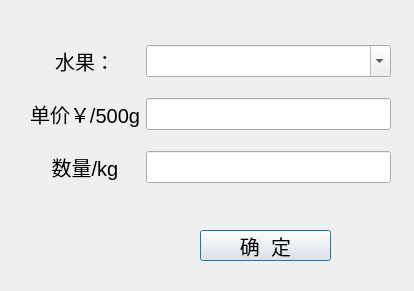
<?xml version="1.0" encoding="UTF-8"?>
<ui version="4.0">
 <class>DialogSaleItem</class>
 <widget class="QDialog" name="DialogSaleItem">
  <property name="geometry">
   <rect>
    <x>0</x>
    <y>0</y>
    <width>414</width>
    <height>291</height>
   </rect>
  </property>
  <property name="windowTitle">
   <string>Dialog</string>
  </property>
  <widget class="QWidget" name="gridLayoutWidget">
   <property name="geometry">
    <rect>
     <x>30</x>
     <y>30</y>
     <width>361</width>
     <height>171</height>
    </rect>
   </property>
   <layout class="QGridLayout" name="gridLayout_2">
    <item row="0" column="0">
     <widget class="QLabel" name="lb_name">
      <property name="font">
       <font>
        <pointsize>15</pointsize>
       </font>
      </property>
      <property name="text">
       <string>水果：</string>
      </property>
      <property name="alignment">
       <set>Qt::AlignCenter</set>
      </property>
     </widget>
    </item>
    <item row="1" column="0">
     <widget class="QLabel" name="lb_price">
      <property name="font">
       <font>
        <pointsize>15</pointsize>
       </font>
      </property>
      <property name="text">
       <string>单价￥/500g</string>
      </property>
      <property name="alignment">
       <set>Qt::AlignCenter</set>
      </property>
     </widget>
    </item>
    <item row="1" column="1">
     <widget class="QLineEdit" name="le_price">
      <property name="font">
       <font>
        <pointsize>15</pointsize>
       </font>
      </property>
     </widget>
    </item>
    <item row="0" column="1">
     <widget class="QComboBox" name="comboBox">
      <property name="font">
       <font>
        <pointsize>15</pointsize>
       </font>
      </property>
      <property name="editable">
       <bool>true</bool>
      </property>
     </widget>
    </item>
    <item row="2" column="0">
     <widget class="QLabel" name="lb_num">
      <property name="font">
       <font>
        <pointsize>15</pointsize>
       </font>
      </property>
      <property name="text">
       <string>数量/kg</string>
      </property>
      <property name="alignment">
       <set>Qt::AlignCenter</set>
      </property>
     </widget>
    </item>
    <item row="2" column="1">
     <widget class="QLineEdit" name="le_num">
      <property name="font">
       <font>
        <pointsize>15</pointsize>
       </font>
      </property>
     </widget>
    </item>
   </layout>
  </widget>
  <widget class="QPushButton" name="btn_comfirm">
   <property name="geometry">
    <rect>
     <x>200</x>
     <y>230</y>
     <width>131</width>
     <height>31</height>
    </rect>
   </property>
   <property name="font">
    <font>
     <pointsize>15</pointsize>
    </font>
   </property>
   <property name="text">
    <string>确  定</string>
   </property>
  </widget>
 </widget>
 <resources/>
 <connections/>
</ui>
